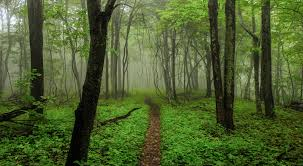
#> input picture markerimg.jpg, 303 x 166 px
$ jupyter execute AugmentedReality.ipynb
#> lines starting #> are read from the running program, lines starting #| are printed output that depends on the picture
[cell 1]
import cv2
import numpy as np

# Webcam and assets
cap = cv2.VideoCapture(0)
imgTarget = cv2.imread('markerimg.jpg')
#> imgTarget is the input picture: shape (166, 303, 3); mean B, G, R 47.8, 96, 78.4
video = cv2.VideoCapture('displayvideo1.mp4')

if imgTarget is None:
    raise FileNotFoundError("Target image not found.")
if not video.isOpened():
    raise FileNotFoundError("Video file not found or can't be opened.")
if not cap.isOpened():
    raise RuntimeError("Webcam could not be accessed.")

# Get first frame
success, dispVideo = video.read()
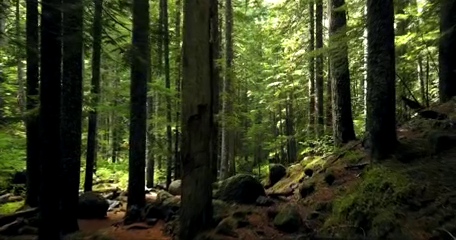
#> input picture frame 75 of displayvideo1.mp4, 456 x 240 px
#> dispVideo is the input picture: shape (240, 456, 3); mean B, G, R 29, 56.6, 51.1
if not success:
    raise RuntimeError("Couldn't read from the video.")

# Resize video frame to match target
hT, wT, cT = imgTarget.shape
#> hT = 166; wT = 303; cT = 3
dispVideoResized = cv2.resize(dispVideo, (wT, hT))
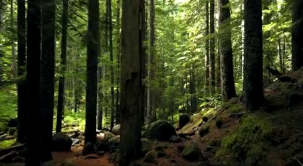
#> dispVideoResized: shape (166, 303, 3); mean B, G, R 28.9, 56.4, 51

# ORB feature detector
orb = cv2.ORB_create(nfeatures=1000)
kp1, des1 = orb.detectAndCompute(imgTarget, None)
#> kp1 = 570 keypoints; strongest (x, y, size): (66, 36, 31), (68, 40, 31), (41, 96, 31), (212, 40, 31)

detection = False
frameCounter = 0

while True:
    success, WebcamFeed = cap.read()
    if not success:
        print("Failed to grab frame from webcam.")
        break

    AugmentedImage = WebcamFeed.copy()
    kp2, des2 = orb.detectAndCompute(WebcamFeed, None)
#> kp2 = 912 keypoints; strongest (x, y, size): (147, 189, 31), (145, 188, 31), (148, 186, 31), (149, 189, 31)

    # If descriptors are not found, skip this frame
    if des2 is None or des1 is None:
        cv2.imshow('AugmentedImage', AugmentedImage)
        cv2.waitKey(1)
        continue

    # Matcher and filtering
    bruteForce = cv2.BFMatcher()
    matches = bruteForce.knnMatch(des1, des2, k=2)
#> matches = 570 matches

    good = []
    for m, n in matches:
        if m.distance < 0.75 * n.distance:
            good.append(m)
#> after the loop, good = 6 matches

    print(f"Good matches: {len(good)}")
#| Good matches: 6
    imgFeatures = cv2.drawMatches(imgTarget, kp1, WebcamFeed, kp2, good, None, flags=2)
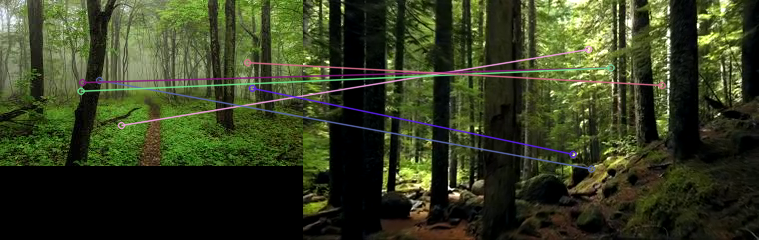
#> imgFeatures: shape (240, 759, 3); mean B, G, R 33.5, 61.4, 54.1

    if len(good) > 15:
        detection = True
        srcpt = np.float32([kp1[m.queryIdx].pt for m in good]).reshape(-1, 1, 2)
        despt = np.float32([kp2[m.trainIdx].pt for m in good]).reshape(-1, 1, 2)

        matrix, mask = cv2.findHomography(srcpt, despt, cv2.RANSAC, 5)
        if matrix is not None:
            pts = np.float32([[0, 0], [0, hT], [wT, hT], [wT, 0]]).reshape(-1, 1, 2)
            dst = cv2.perspectiveTransform(pts, matrix)
            img2 = cv2.polylines(WebcamFeed, [np.int32(dst)], True, (255, 0, 255), 3)

            if frameCounter >= video.get(cv2.CAP_PROP_FRAME_COUNT):
                video.set(cv2.CAP_PROP_POS_FRAMES, 0)
                frameCounter = 0

            success, dispVideo = video.read()
            if success:
                dispVideoResized = cv2.resize(dispVideo, (wT, hT))
                imgWarp = cv2.warpPerspective(dispVideoResized, matrix, (WebcamFeed.shape[1], WebcamFeed.shape[0]))

                # Masking
                maskNew = np.zeros((WebcamFeed.shape[0], WebcamFeed.shape[1]), np.uint8)
                cv2.fillPoly(maskNew, [np.int32(dst)], (255, 255, 255))
                mskInv = cv2.bitwise_not(maskNew)

                AugmentedImage = cv2.bitwise_and(AugmentedImage, AugmentedImage, mask=mskInv)
                AugmentedImage = cv2.bitwise_or(imgWarp, AugmentedImage)

            frameCounter += 1
        else:
            print("Homography matrix could not be computed.")
            detection = False
    else:
        detection = False
        video.set(cv2.CAP_PROP_POS_FRAMES, 0)
        frameCounter = 0

    # Display
    # cv2.imshow('border',img2)
    # cv2.imshow('imgWarp',imgWarp)
    # cv2.imshow('maskNew',maskNew)
    cv2.imshow('imgFeatures',imgFeatures)
    cv2.imshow('AugmentedImage',AugmentedImage)
    cv2.imshow('imgTarget',imgTarget)
    # cv2.imshow('imgTargetWithKeyPoints',imgTargetWithKeyPoints)
    cv2.imshow('dispVideo',dispVideoResized)
    # cv2.imshow ('WebcamFeed',WebcamFeed)

    if cv2.waitKey(1) & 0xFF == ord('q'):
#> (key q is pressed here)
        break

cap.release()
video.release()
cv2.destroyAllWindows()

[cell 2]
import cv2
import numpy as np

#getting the webcam feed and saving the image and video in variables
cap = cv2.VideoCapture(0)
imgTarget= cv2.imread('markerimg.jpg')
video = cv2.VideoCapture('displayvideo1.mp4')

detection =False
frameCounter =0

#gets the first frame of the video
success,dispVideo = video.read()

#resizing the video frame to match the image target
hT,wT,cT = imgTarget.shape
dispVideoResized= cv2.resize(dispVideo,(wT,hT))

#implementing oriented FAST algorithm
orb = cv2.ORB_create(nfeatures = 1000)
# creating keypoints and descriptors
kp1,des1 = orb.detectAndCompute(imgTarget,None)
imgTargetWithKeyPoints = cv2.drawKeypoints(imgTarget,kp1,None)
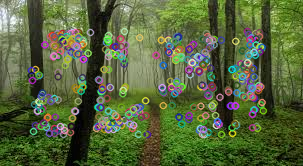
#> imgTargetWithKeyPoints: shape (166, 303, 3); mean B, G, R 59.6, 100.7, 85.8

while(True):
    #reading the webcam feed for everyframe
    sucess,WebcamFeed = cap.read()
    AugmentedImage = WebcamFeed.copy()

    kp2,des2 = orb.detectAndCompute(WebcamFeed,None)
    WebcamFeed = cv2.drawKeypoints(WebcamFeed,kp2,None)
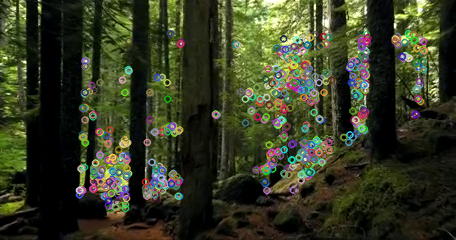
#> WebcamFeed: shape (240, 456, 3); mean B, G, R 35.4, 58.5, 53.7

    # if there is no image target detected reset the video i.e start the video from the begining and set the frame counter to 0
    if detection == False:
        video.set(cv2.CAP_PROP_POS_FRAMES,0)
        frameCounter = 0
    else:
        # if the video has completed loop back again
        if frameCounter == video.get(cv2.CAP_PROP_FRAME_COUNT):
            video.set(cv2.CAP_PROP_POS_FRAMES,0)
            frameCounter = 0
        success,dispVideo = video.read()
        dispVideoResized= cv2.resize(dispVideo,(wT,hT))
    #matching the target image with the webcam feed by comparing the descriptor values using K nearest neighbours
    bruteForce = cv2.BFMatcher()
    # setting 2 output values  becaues two images are compared
    matches = bruteForce.knnMatch(des1, des2, k=2)
    good =[]
    # since K=2, the two vlaues in matches can be unpacked
    for m,n in matches:
        #comparing the distance between the descriptor values of the respective images and classifying them as good
        if m.distance<0.75*n.distance:
            good.append(m)
    print(len(good))
#| 6
    imgFeatures = cv2.drawMatches(imgTarget,kp1,WebcamFeed,kp2,good,None,flags= 2)
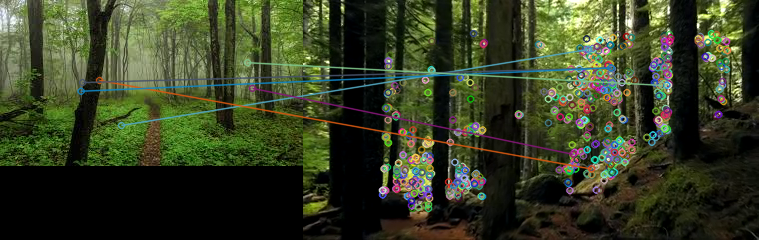
#> imgFeatures: shape (240, 759, 3); mean B, G, R 36.3, 62.5, 54.7

    if len(good)>15:
        detection = True
        #creating source points and destination points matrix to measure homography (to perform necessary transformations)
        srcpt= np.float32([kp1[m.queryIdx].pt for m in good]).reshape(-1,1,2)
        despt= np.float32([kp2[m.trainIdx].pt for m in good]).reshape(-1,1,2)

        #using ransac algorithm to eliminate any outliers
        matrix,mask = cv2.findHomography(srcpt,despt,cv2.RANSAC,5)
        print(matrix)

        #drawing the bounding box around the target image using perspective transform
        pts = np.float32([[0,0],[0,hT],[wT,hT],[wT,0]]).reshape(-1,1,2)
        dst = cv2.perspectiveTransform(pts,matrix)
        #configuring the shape and colour of the bounding box
        img2 = cv2.polylines(WebcamFeed,[np.int32(dst)],True,(255,0,255),3)
        #warping the webcam feed to the transformed imagetarget in the scene
        imgWarp = cv2.warpPerspective(dispVideoResized,matrix,(WebcamFeed.shape[1],WebcamFeed.shape[0]))

        #creating a mask to overlay the video on the target image
        maskNew = np.zeros((WebcamFeed.shape[0],WebcamFeed.shape[1]),np.uint8)
        cv2.fillPoly(maskNew,[np.int32(dst)],(255,255,255))
        mskInv = cv2.bitwise_not(maskNew)
        AugmentedImage = cv2.bitwise_and(AugmentedImage,AugmentedImage,mask=mskInv)
        AugmentedImage = cv2.bitwise_or(imgWarp,AugmentedImage)


    #cv2.imshow('border',img2)
    #cv2.imshow('imgWarp',imgWarp)
    #cv2.imshow('maskNew',maskNew)
    cv2.imshow('imgFeatures',imgFeatures)
    cv2.imshow('AugmentedImage',AugmentedImage)
    #cv2.imshow('imgTarget',imgTarget)
    #cv2.imshow('imgTargetWithKeyPoints',imgTargetWithKeyPoints)
    #cv2.imshow('dispVideo',dispVideoResized)
    #cv2.imshow ('WebcamFeed',WebcamFeed)
    cv2.waitKey(1)
    frameCounter +=1
